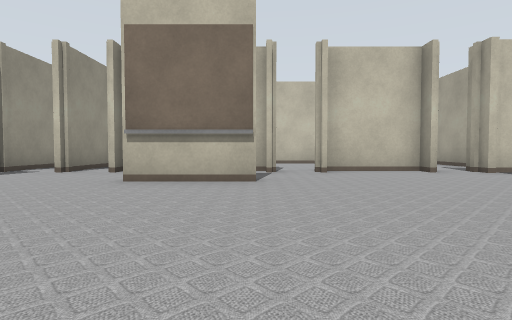
view 1 (above)

24 first-person views from a walk through a world built for the Gazebo simulator. The camera is 0.5 m above the floor, tilts 2° down and sees 80° across. Floor lines are 1 m apart. The floor is counted in squares, 1 m on a side. Each view is taken from the middle of a square. On the plan, view 1 faces up. The plan holds only what a view shows up to about 9 squares ahead; the rest is blank. The place goes on beyond the plan. Robots are left out.

view 2
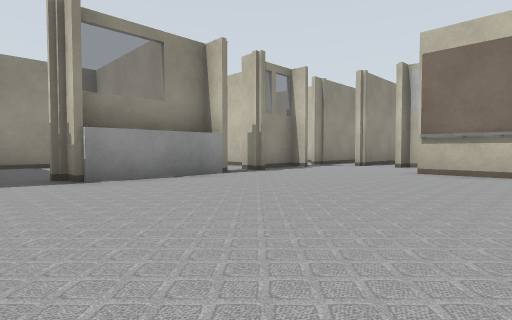

view 3
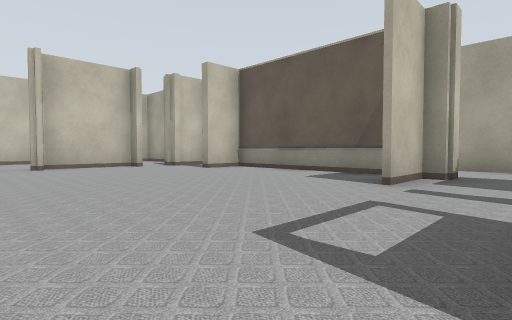

view 4
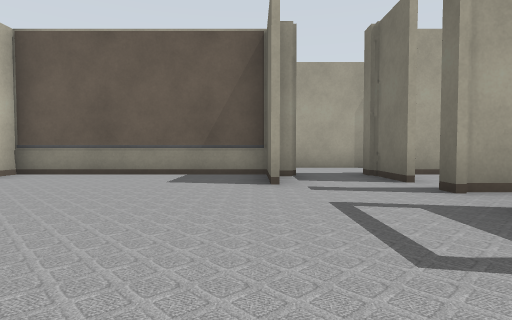

view 5
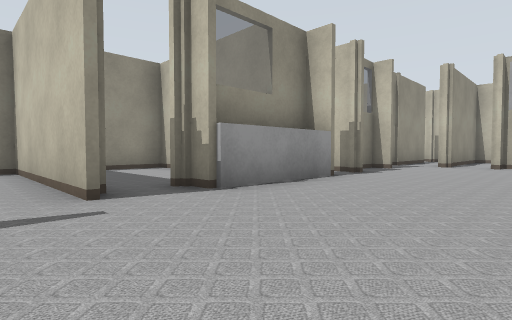

view 6
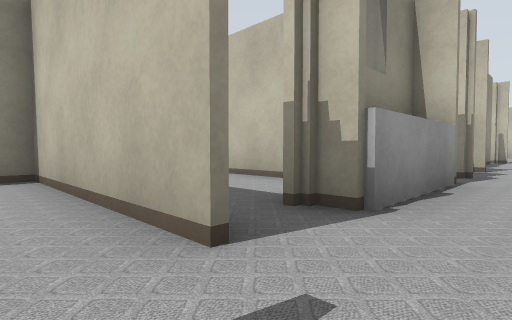

view 7
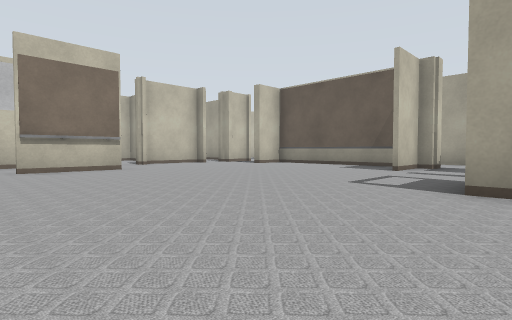

view 8
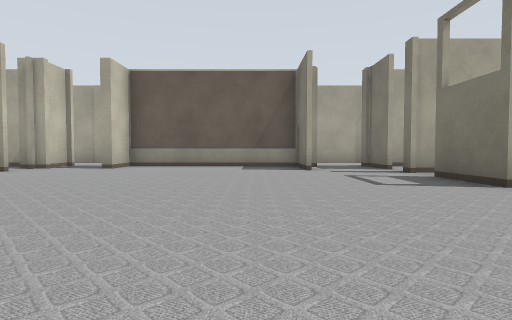

view 9
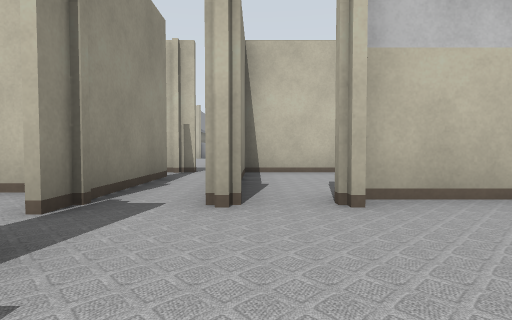

view 10
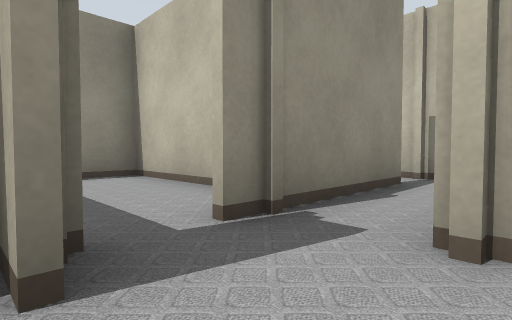

view 11
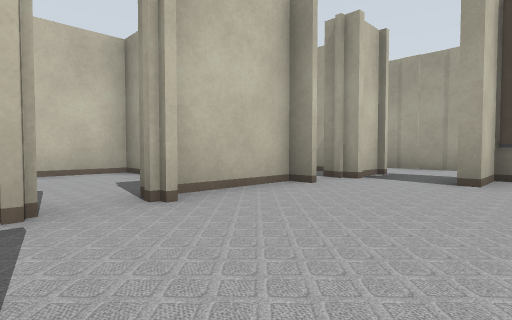

view 12
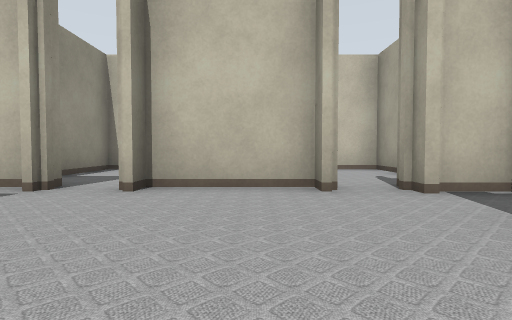

view 13
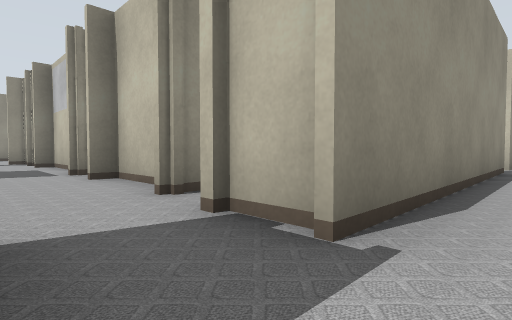

view 14
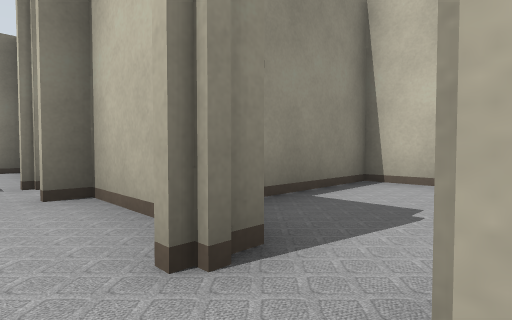

view 15
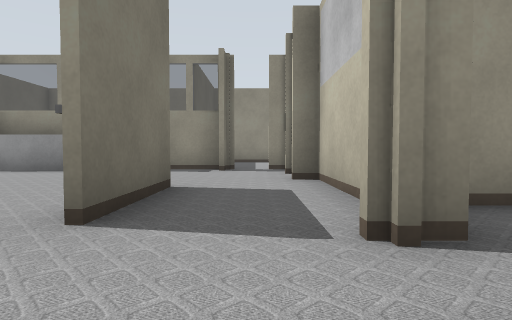

view 16
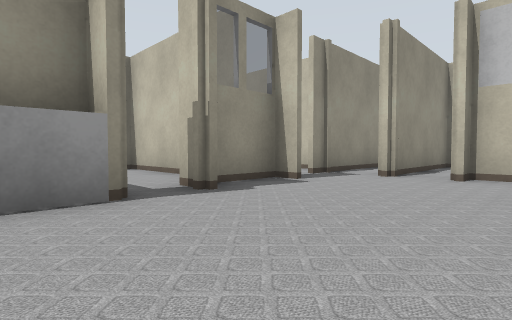

view 17
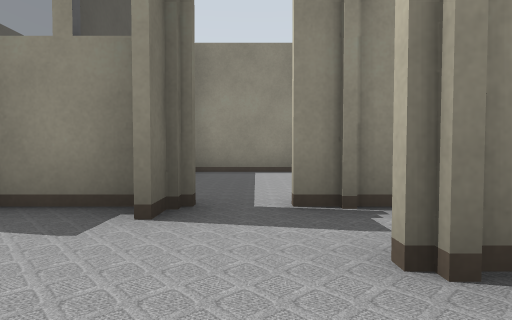

view 18
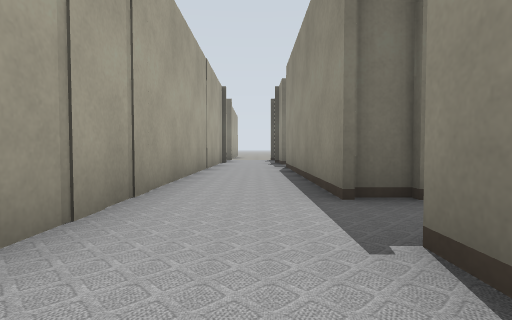

view 19
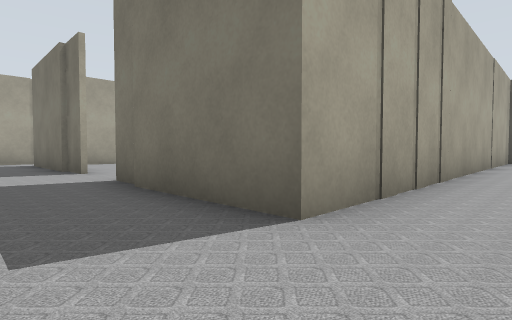

view 20
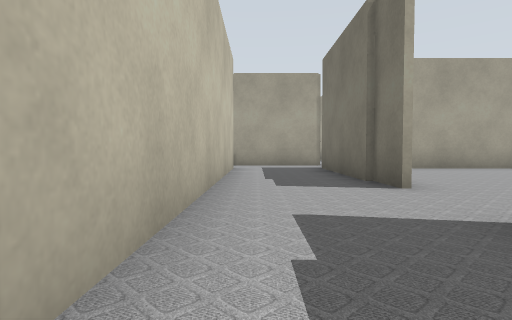

view 21
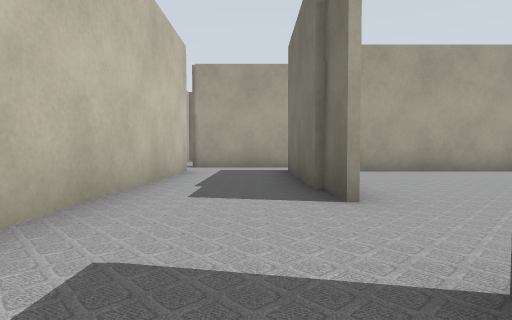

view 22
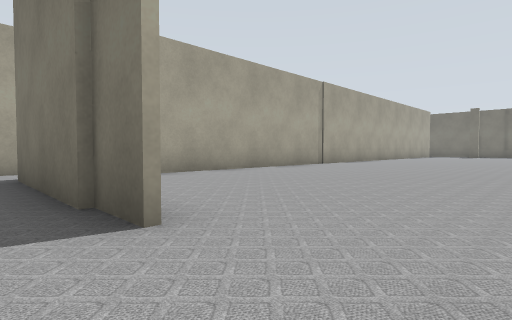

view 23
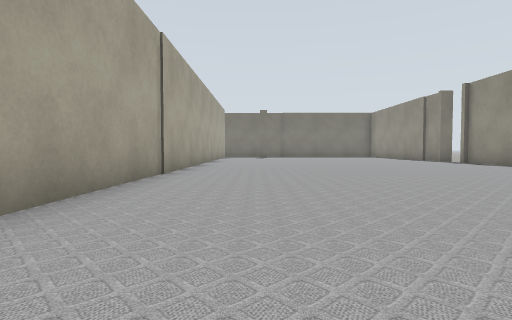

view 24
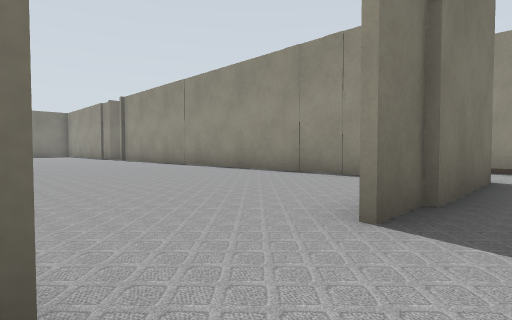

### Floor plan
Points are (right, up) in squares from view 1. A wall is a line through its corners. A room is listed if a view was taken in it or the views show most of it. See-through windows are left out.
Room 1 (views 1, 2, 3, 4, 5, 6, 7, 8, 9, 10, 11, 12, 15, 16, 17)
walls: (0.1, 4.7) (-2.1, 4.7); (-2.1, 4.9) (0.1, 4.9); (1, -2.8) (1, -2.3) (2.6, -2.3); (-5.1, 2.4) (-5.1, -0.7) (-5.8, -0.7); (-5.6, 2.1) (-5.6, -0.5); (-5.1, -2.1) (-9.9, -2.1); (4.2, -0.2) (6, -0.2) (6, 4.7) (4.9, 4.7); (-5.1, 5.1) (-5.9, 5.1); (3.5, -3) (3.5, -2.3) (3.9, -2.3); (0.4, 7) (-3.1, 7); (-5.6, 5.5) (-5.6, 3.8); (-5.8, 5.3) (-5.1, 5.3); (-7, 4.4) (-5.6, 4.4); (5.7, -0.7) (5.7, -0.3); (3.8, 7) (1.5, 7)
ways out: opening at (5.5, -1) to room 2; opening at (5.5, 6) to room 2; opening at (1, 7) to room 5; opening at (-6, 6) to room 6; gap at (4.5, 7) to room 7; opening at (-5, 6) to room 8; gap at (-6, -1) to room 9; gap at (-3, 7) to room 10
Room 2 (views 13, 14)
walls: (5.7, -0.3) (4.2, -0.3); (5.2, 4.9) (6.1, 4.9) (6.1, -0.7) (5.7, -0.7); (6.1, 6.6) (4.9, 6.6); (4.5, -2.3) (6.2, -2.3); (8.3, -3) (8.3, 6.6)
ways out: opening at (5.5, -1) to room 1; opening at (5.5, 6) to room 1; opening at (7, 7.5) to room 3
Room 3 (views 18, 19, 20, 21, 22, 24)
walls: (13.8, 8.3) (18.1, 8.3); (8.3, 6.6) (8.3, 8.3) (12.1, 8.3); (18.1, 10.6) (10.6, 10.6); (19.4, 8) (19.4, 10.9); (6.1, 10.5) (6.1, 6.6)
ways out: opening at (7, 7.5) to room 2; opening at (13, 8) to room 4; opening at (7, 10); opening at (19, 11)
Room 4 (view 23)
walls: (8.4, 6.4) (8.4, 1.8); (17.9, -3) (17.9, 6.8)
ways out: opening at (13, 8) to room 3
Room 5 (no view inside)
walls: (2.7, 9.9) (2.7, 10.8); (0.3, 7.2) (0.3, 6.5); (1.4, 6.5) (1.4, 7.2); (3, 10.6) (-0.7, 10.6) (-0.7, 7.9)
ways out: opening at (1, 7) to room 1
Room 6 (no view inside)
walls: (-6.5, 7.5) (-9.8, 7.5) (-9.8, 4.6)
ways out: opening at (-6, 6) to room 1
Room 7 (no view inside)
walls: (2.8, 10.8) (2.8, 8.2); (6, 7.8) (6, 10.6) (3, 10.6)
ways out: gap at (4.5, 7) to room 1
Room 8 (no view inside)
walls: (-5.6, 9.8) (-5.6, 6.2); (-5.2, 10.6) (-6, 10.6); (-3.2, 6.5) (-3.2, 7.2)
ways out: opening at (-5, 6) to room 1; opening at (-6, 10); opening at (-5, 11)
Room 9 (no view inside)
walls: (-5.6, 1.1) (-9.8, 1.1) (-9.8, -2.5)
ways out: gap at (-6, -1) to room 1
Room 10 (no view inside)
walls: (-2.2, 10.6) (-4.2, 10.6) (-4.2, 6.5)
ways out: gap at (-3, 7) to room 1

Positions as (right, up) in squares from view 1, and headings:
1: (0, 0), facing up
2: (0, -2), facing up-left
3: (0, -2), facing up-right
4: (0, 0), facing right
5: (-2, -3), facing up-left
6: (-4, -3), facing up-left
7: (-3, -3), facing up-right
8: (-3, 1), facing right
9: (-4, 4), facing up
10: (-4, 5), facing up-left
11: (0, 4), facing up-right
12: (3, 3), facing up
13: (7, 5), facing up-left
14: (5, 6), facing up-left
15: (2, 6), facing left
16: (-2, 1), facing up-left
17: (-3, 6), facing left
18: (7, 8), facing down
19: (7, 10), facing down-right
20: (10, 10), facing right
21: (11, 9), facing right
22: (12, 9), facing down-right
23: (16, 6), facing down
24: (14, 9), facing down-left
